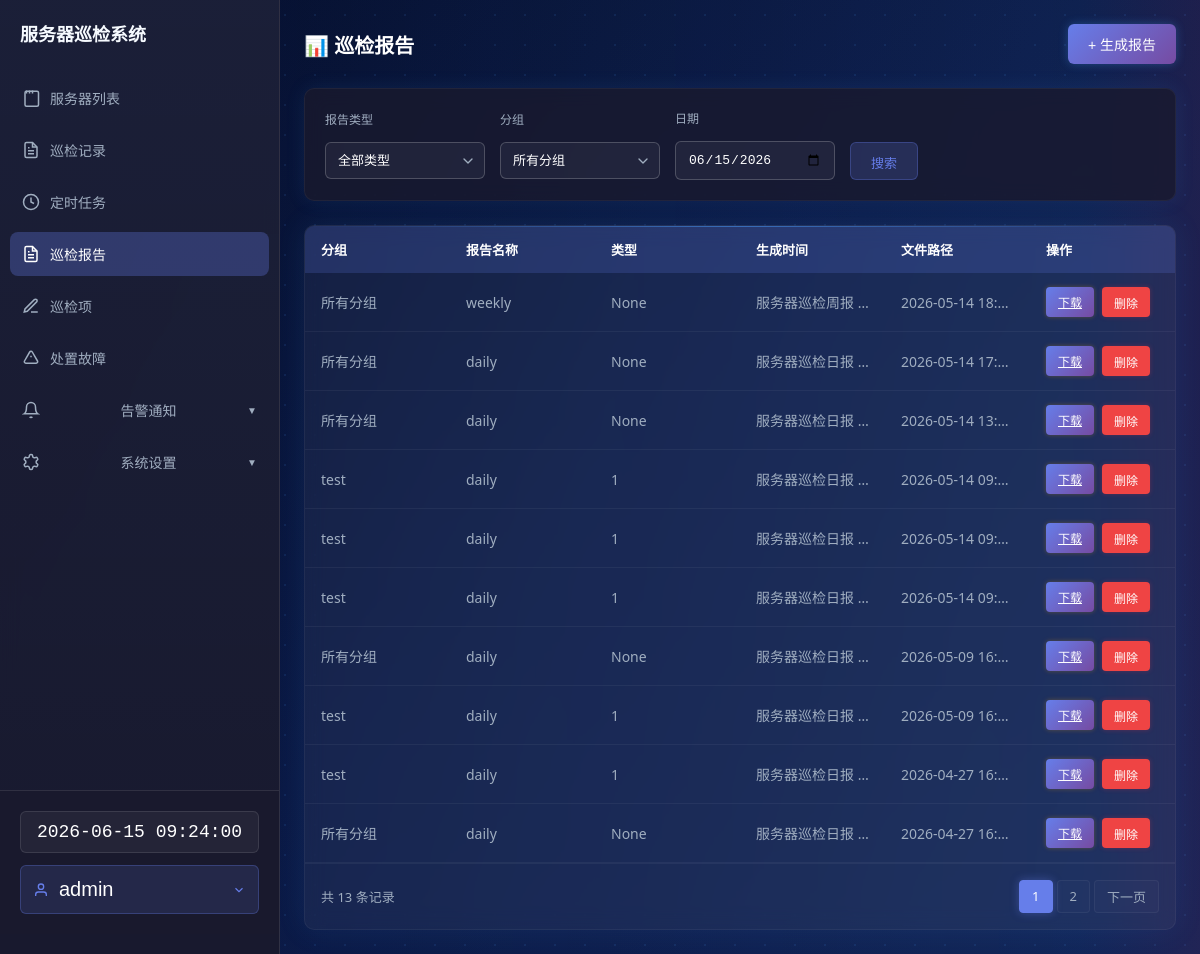
The app's page /reports (signed in) with its own data.
### tables this page shows
CREATE TABLE reports (
            id INTEGER PRIMARY KEY AUTOINCREMENT,
            report_type TEXT,
            group_id INTEGER,
            group_name TEXT,
            report_name TEXT,
            generated_at TIMESTAMP DEFAULT CURRENT_TIMESTAMP, is_deleted INTEGER DEFAULT 0, file_path TEXT,
            FOREIGN KEY (group_id) REFERENCES groups(id)
        );

### app.py (the view)
    def decorated_function(*args, **kwargs):
        token = request.headers.get('X-API-Token')
        if token:
            username = validate_token(token)
            if username:
                session['username'] = username
                return f(*args, **kwargs)
        if 'username' in session:
            return f(*args, **kwargs)
        return jsonify({'success': False, 'message': '未授权访问，请先登录或提供有效的 API Token'}), 401

### app.py (called while the page is built)
def login_required(f):
    def decorated_function(*args, **kwargs):
        token = request.headers.get('X-API-Token')
        if token:
            username = validate_token(token)
            if username:
                session['username'] = username
                return f(*args, **kwargs)
        if 'username' in session:
            return f(*args, **kwargs)
        return jsonify({'success': False, 'message': '未授权访问，请先登录或提供有效的 API Token'}), 401
    decorated_function.__name__ = f.__name__
    decorated_function.__doc__ = f.__doc__
    return decorated_function

### database.py (called while the page is built, shortened)
def _get_db_module():
    if DATABASE_TYPE == 'postgresql':
        import psycopg
        return psycopg
    elif DATABASE_TYPE != 'sqlite':
        import mysql.connector
        return mysql.connector
    else:  # sqlite
        import sqlite3
        return sqlite3

def _get_connection_string():
    if DATABASE_TYPE == 'postgresql':
        return {
            'host': DB_HOST,
            'port': DB_PORT,
            'user': DB_USER,
            'password': DB_PASSWORD,
            'database': DB_DATABASE
        }
    else:  # sqlite
        return DATABASE_PATH

def get_connection():
    db_module = _get_db_module()
    conn_params = _get_connection_string()
    if DATABASE_TYPE == 'sqlite':
        conn = db_module.connect(conn_params)
        conn.execute('PRAGMA foreign_keys = ON')
    elif DATABASE_TYPE == 'postgresql':
        conninfo = f"host={conn_params['host']} port={conn_params['port']} dbname={conn_params['database']} user={conn_params['user']} password={conn_params['password']}"
        conn = db_module.connect(conninfo)
    elif DATABASE_TYPE != 'sqlite':
        conn = db_module.connect(**conn_params)
    if DATABASE_TYPE == 'postgresql':
        conn.autocommit = False
    elif DATABASE_TYPE != 'sqlite':
        conn.autocommit = False
    return conn

### templates/reports.html (shortened to what this page needs)
{% extends 'base.html' %}
{% block content %}
    <div class="header">
        <div class="header-left">
            <h2>📊 巡检报告</h2>
        </div>
        <div class="header-right">
            <button class="btn btn-add" onclick="generateReport()">+ 生成报告</button>
        </div>
    </div>
    <div class="search-bar">
        <div class="form-group">
            <label>报告类型</label>
            <select id="reportType">
                <option value="">全部类型</option>
            </select>
        </div>
        <div class="form-group">
            <label>分组</label>
            <select id="groupId">
                <option value="all">所有分组</option>
            </select>
        </div>
        <div class="form-group">
            <label>日期</label>
            <input type="date" id="reportDate" value="{{ filter_date }}">
        </div>
        <button onclick="filterReports()">搜索</button>
    </div>
    <div class="table-container">
        {% if reports %}
        <table class="data-table">
            <thead>
                <tr>
                    <th>分组</th>
                    <th>报告名称</th>
                    <th>类型</th>
                    <th>生成时间</th>
                    <th>文件路径</th>
                    <th>操作</th>
                </tr>
            </thead>
            <tbody>
                {% for report in reports %}
                <tr>
                    <td>{{ report[3] or '默认分组' }}</td>
                    <td>{{ report[1] }}</td>
                    <td>{{ report[2] }}</td>
                    <td>{{ report[4] }}</td>
                    <td title="{{ report[5] }}">{{ report[5] }}</td>
                    <td>
                        <div class="action-btns">
                            <a href="/download_report_file/{{ report[0] }}" class="action-btn btn-download">下载</a>
                            <button class="action-btn btn-delete" onclick="deleteReport({{ report[0] }})">删除</button>
                        </div>
                    </td>
                </tr>
                {% endfor %}
            </tbody>
        </table>
        <div class="pagination">
            <div class="pagination-info">共 {{ total }} 条记录</div>
            <div class="pagination-links">
                {% for p in range(1, total_pages+1) %}
                <a href="javascript:void(0)" onclick="loadPage('/reports?report_type={{ filter_type }}&group_id={{ filter_group }}&date={{ filter_date }}&page={{ p }}')" {% if p == page %}class="active"{% endif %}>{{ p }}</a>
                {% endfor %}
                {% if page < total_pages %}
                <a href="javascript:void(0)" onclick="loadPage('/reports?report_type={{ filter_type }}&group_id={{ filter_group }}&date={{ filter_date }}&page={{ page+1 }}')">下一页</a>
                {% endif %}
            </div>
        </div>
        {% else %}
        <div class="empty-state">
            <h3>暂无报告记录</h3>
            <p>生成报告后将在此处显示</p>
        </div>
        {% endif %}
    </div>
{% endblock %}

### static/css/tech-effects.css (style rules this page uses)
.search-bar { background: rgba(13, 25, 58, 0.6); border: 1px solid rgba(60, 140, 255, 0.25); border-radius: 6px; padding: 15px 20px; display: flex; gap: 12px; align-items: center; backdrop-filter: blur(6px); position: relative; overflow: hidden; box-shadow: 0 0 20px rgba(73, 160, 255, 0.1); }
.search-bar::before { content: ""; position: absolute; top: 0; left: -100%; width: 100%; height: 100%; background: linear-gradient(90deg, transparent, rgba(73, 160, 255, 0.2), transparent); animation: barShine 4s linear infinite; }
.card, .table-container { background: rgba(13, 25, 58, 0.6); border: 1px solid rgba(60, 140, 255, 0.25); border-radius: 8px; overflow: hidden; backdrop-filter: blur(6px); position: relative; box-shadow: 0 0 30px rgba(73, 160, 255, 0.1); }
.card::before, .table-container::before { content: ""; position: absolute; top: 0; left: 0; right: 0; height: 1px; background: linear-gradient(90deg, transparent, rgba(73, 160, 255, 0.5), transparent); animation: borderShine 3s linear infinite; }
.btn-blue, .btn-add, .btn-primary { padding: 8px 18px; background: linear-gradient(135deg, #2d7cff 0%, #49a0ff 100%); color: #fff; border: none; border-radius: 4px; cursor: pointer; transition: all 0.3s; position: relative; overflow: hidden; box-shadow: 0 0 10px rgba(73, 160, 255, 0.3); }
.btn-delete, .btn-danger { padding: 6px 14px; background: linear-gradient(135deg, #dc3545 0%, #ef4444 100%); color: white; border: none; border-radius: 6px; cursor: pointer; font-size: 12px; font-weight: 600; transition: all 0.3s; box-shadow: 0 0 5px rgba(220, 53, 69, 0.3); }
.btn-download { padding: 6px 14px; background: linear-gradient(135deg, #f59e0b 0%, #fbbf24 100%); color: white; border: none; border-radius: 6px; cursor: pointer; font-size: 12px; font-weight: 600; transition: all 0.3s; box-shadow: 0 0 5px rgba(245, 158, 11, 0.3); }
.pagination { padding: 16px; display: flex; justify-content: space-between; align-items: center; border-top: 1px solid rgba(255, 255, 255, 0.05); }
.pagination-info { color: #a0aec0; font-size: 13px; }
.pagination-links { display: flex; gap: 4px; }
.pagination-links a { padding: 6px 12px; border-radius: 4px; color: #a0aec0; text-decoration: none; font-size: 13px; transition: all 0.3s ease; background: rgba(255, 255, 255, 0.02); border: 1px solid rgba(255, 255, 255, 0.05); }
.pagination-links a.active { background: #667eea; color: #fff; border-color: #667eea; box-shadow: 0 0 10px rgba(102, 126, 234, 0.4); }

### templates/reports.html (style rules this page uses)
.data-table td { max-width: 200px; overflow: hidden; text-overflow: ellipsis; white-space: nowrap; }
.btn-download { background: linear-gradient(135deg, #667eea 0%, #764ba2 100%); color: #fff; }
.btn-delete { background: #ef4444; color: #fff; }
.pagination { padding: 16px; display: flex; justify-content: space-between; align-items: center; border-top: 1px solid rgba(255, 255, 255, 0.05); }
.pagination-info { color: #a0aec0; font-size: 13px; }
.pagination-links { display: flex; gap: 4px; }
.pagination-links a { padding: 6px 12px; border-radius: 4px; color: #a0aec0; text-decoration: none; font-size: 13px; transition: all 0.3s ease; }
.pagination-links a.active { background: #667eea; color: #fff; }

### records on screen
reports: group_name "所有分组", report_type "weekly", report "None", report_name "服务器巡检周报…", generated_at "2026-05-14 18:…"
reports: group_name "所有分组", report_type "daily", report "None", report_name "服务器巡检日报…", generated_at "2026-05-14 17:…"
reports: group_name "所有分组", report_type "daily", report "None", report_name "服务器巡检日报…", generated_at "2026-05-14 13:…"
reports: group_name "test", report_type "daily", group "1", report_name "服务器巡检日报…", generated_at "2026-05-14 09:…"
reports: group_name "test", report_type "daily", group "1", report_name "服务器巡检日报…", generated_at "2026-05-14 09:…"
reports: group_name "test", report_type "daily", group "1", report_name "服务器巡检日报…", generated_at "2026-05-14 09:…"
reports: group_name "所有分组", report_type "daily", report "None", report_name "服务器巡检日报…", generated_at "2026-05-09 16:…"
reports: group_name "test", report_type "daily", group "1", report_name "服务器巡检日报…", generated_at "2026-05-09 16:…"
reports: group_name "test", report_type "daily", group "1", report_name "服务器巡检日报…", generated_at "2026-04-27 16:…"
reports: group_name "所有分组", report_type "daily", report "None", report_name "服务器巡检日报…", generated_at "2026-04-27 16:…"

### other values on screen
{{ session.get('username', '用户') }} "admin"
{{ total }} "13"
{{ p }} "1" "2"
